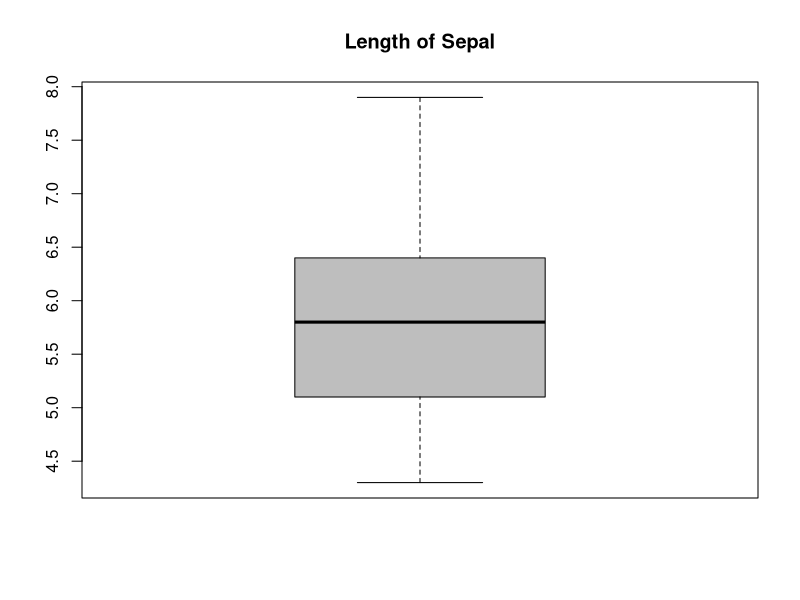
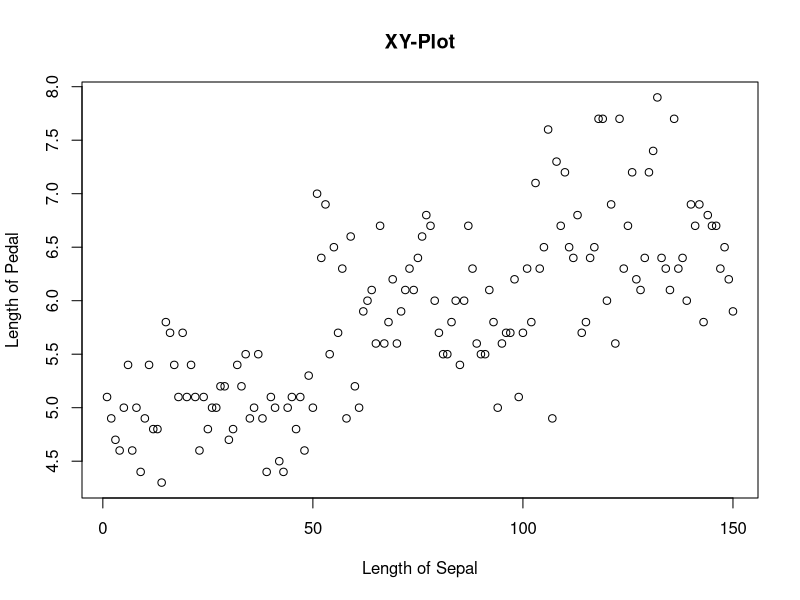
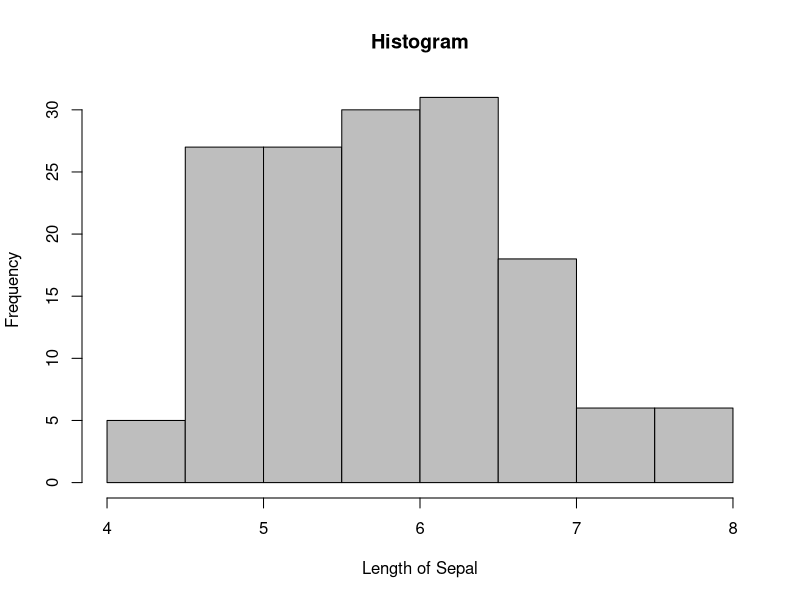
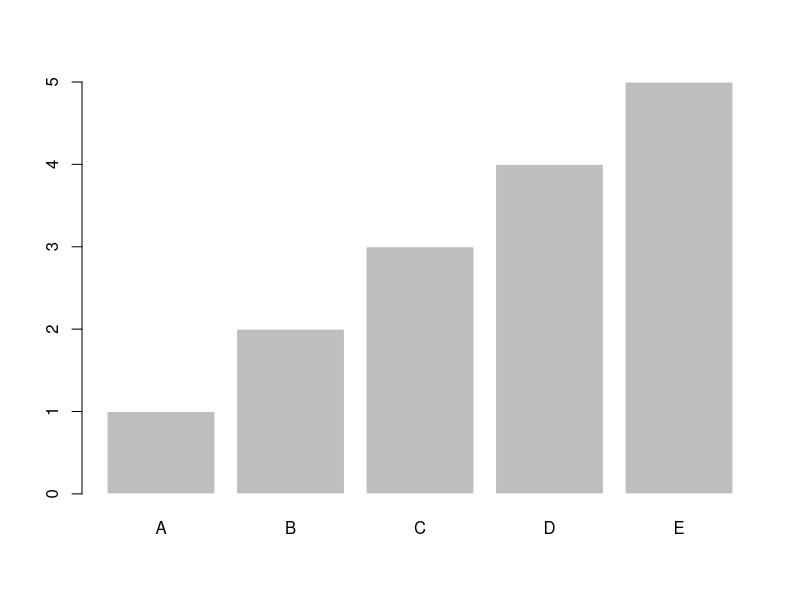
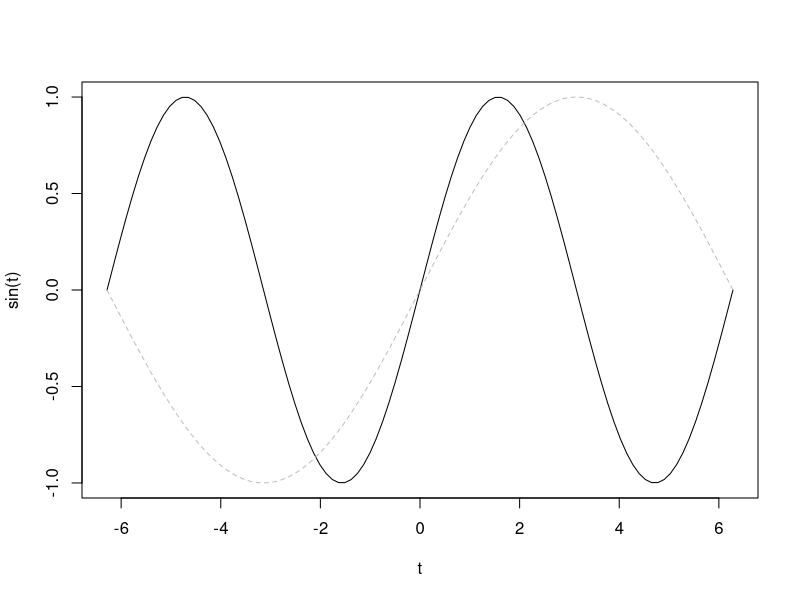
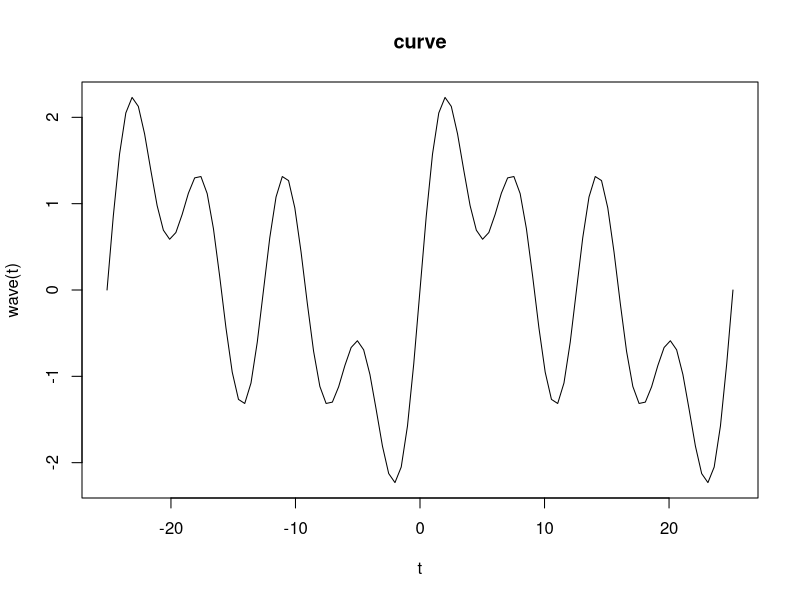
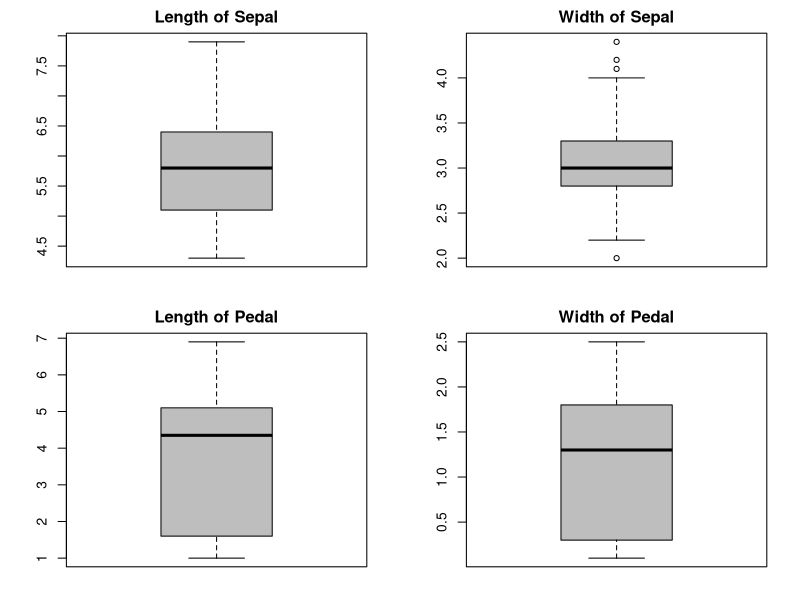

The R script that drew these images, in order:
#############################################################################
## plots (base R)
#############################################################################

# boxplot
df <- iris 
boxplot(df$Sepal.Length, main="Length of Sepal", col="grey")

# xy-plot
plot(df$Sepal.Length, df$Pedal.Length, 
     main="XY-Plot",
     xlab="Length of Sepal", 
     ylab="Length of Pedal")

# histogram
hist(df$Sepal.Length, col="grey", main="Histogram", xlab="Length of Sepal")

#barplot
barplot(height = c(1:5), names.arg = LETTERS[1:5], col = "grey", border=FALSE)

#curve
curve(sin, -2*pi, 2*pi, xname="t")
curve(sin(t/2), -2*pi, 2*pi, xname="t", col="grey", lty=2, add=TRUE)

wave <- function(t) sin(t) + sin(t/2) + sin(t/4)
curve(wave, -8*pi, 8*pi, xname="t", main="curve")

#############################################################################
## layout (base R)
#############################################################################

df <- iris 

par(mfrow=c(2,2))     # 4 plots in 2 rows and 2 columns
par(mar=c(2,4,2,2))   # Margins: bottom, left, top, right 

boxplot(df$Sepal.Length, main="Length of Sepal", col="grey")
boxplot(df$Sepal.Width, main="Width of Sepal", col="grey")
boxplot(df$Petal.Length, main="Length of Pedal", col="grey")
boxplot(df$Petal.Width, main="Width of Pedal", col="grey")

# reset display
dev.off()
